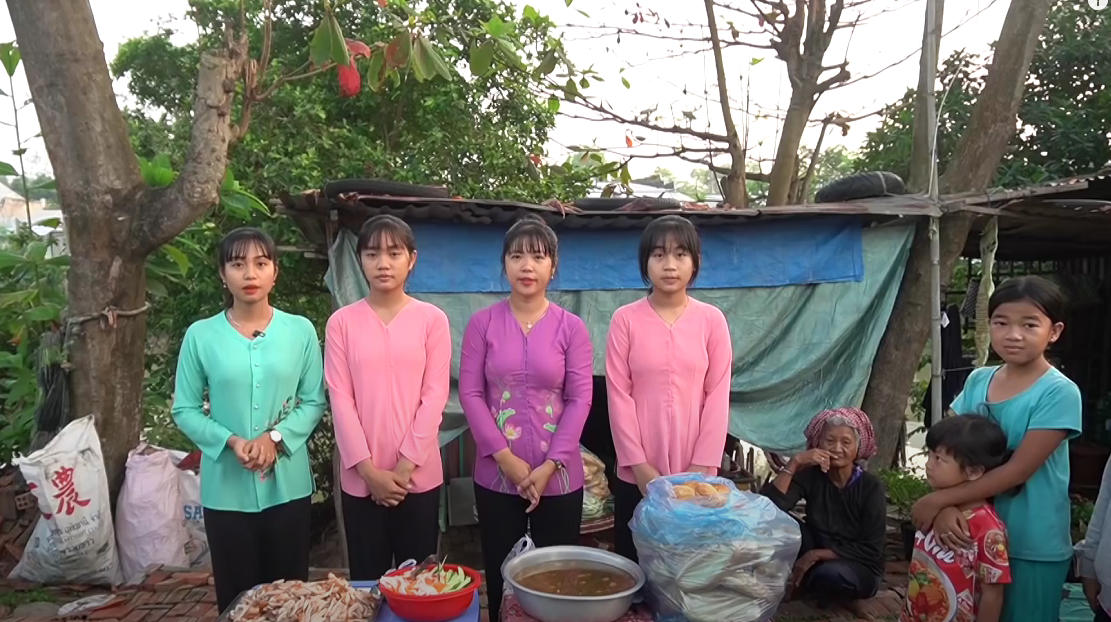
#> input picture multi03.png, 1111 x 622 px
$ python face_detection.py
#> lines starting #> are read from the running program, lines starting #| are printed output that depends on the picture; after the words box and inside, x2 and y2 are one past the last pixel; in counts of white or black regions, pixels touching at a corner belong together
# https://opencv.org/
# https://www.youtube.com/watch?v=R7B8sSByZGQ

import cv2

trained_face_data = cv2.CascadeClassifier('haarcascade_frontalface_default.xml')

def show(img):
    cv2.imshow('Detector', img)
    cv2.waitKey()

pix = 'phong_beo.jpg'
pix = 'lincoln.jpeg'
pix = 'marilyn.jpeg'
pix = 'girl16.jpeg'
# [8 lines of commented-out code are left out]
pix = 'qazi_aaron3.png'
pix = 'multi03.png'
#pix = 'phong_beo.jpg'


img = cv2.imread(pix)
#> img is the input picture: shape (622, 1111, 3); mean B, G, R 105.3, 109.3, 114.4
show(img)

# make it gray
grayscaled_img = cv2.cvtColor(img, cv2.COLOR_BGR2GRAY)
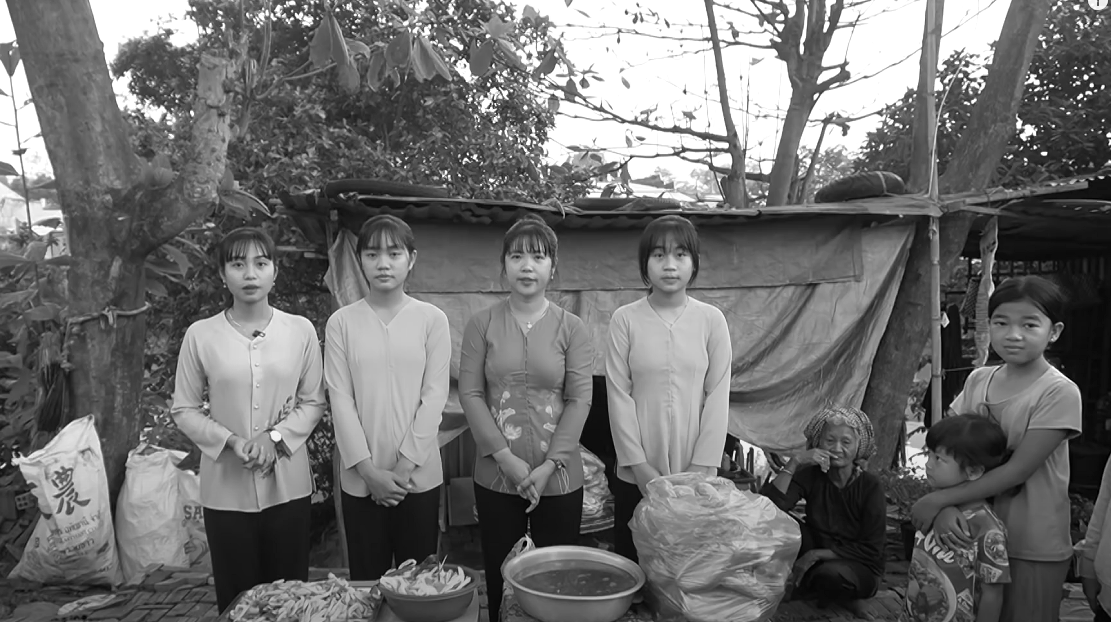
#> grayscaled_img: shape (622, 1111); min 0, max 255, mean 110.4
show(grayscaled_img)

# detect faces
face_coordinates = trained_face_data.detectMultiScale(grayscaled_img)
#> face_coordinates = [[819, 427, 39, 39], [899, 443, 34, 34], [639, 232, 62, 62], [353, 230, 61, 61], [497, 234, 61, 61], [217, 238, 66, 66], [983, 301, 63, 63], [776, 85, 100, 100]]
# box coordinates that contains the face
print(face_coordinates)
#| [[819 427  39  39]
#|  [899 443  34  34]
#|  [639 232  62  62]
#|  [353 230  61  61]
#|  [497 234  61  61]
#|  [217 238  66  66]
#|  [983 301  63  63]
#|  [776  85 100 100]]

#cv2.rectangle(img, (155, 158), (124, 124),(0,255,0),2)
for (x,y,w,h) in face_coordinates:
    cv2.rectangle(img, (x,y), (x+w, y+h), (0,255,0),2)
#> this loop made 8 passes
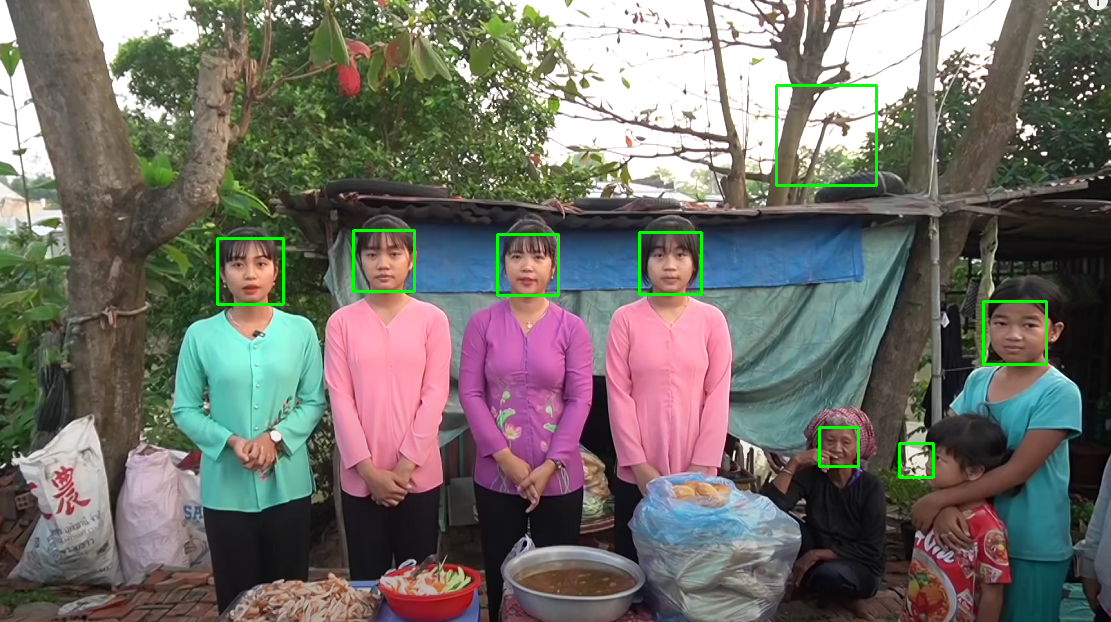
#> img: shape (622, 1111, 3); 0.84% of pixels changed, all inside (x1, y1, x2, y2) = (216, 84, 1048, 479)
#cv2.rectangle(img, face_coordinates, (0,255,0),2)
show(img)
print('Code completed')

$ run again, with kahlo.jpeg saved as multi03.png
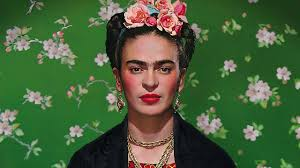
#> input picture kahlo.jpeg, 300 x 168 px
#> img is the input picture: shape (168, 300, 3); mean B, G, R 58.1, 96.2, 71.9
#> `grayscaled_img = cv2.cvtColor(img, cv2.COLOR_BGR2GRAY)`:
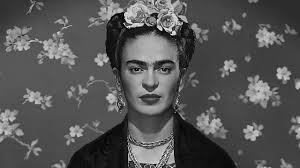
#> grayscaled_img: shape (168, 300); min 1, max 249, mean 84.6
#> face_coordinates = [[113, 39, 74, 74]]
#| [[113  39  74  74]]
#> the loop `for (x,y,w,h) in face_coordinates:` made 1 pass
#> after the loop `for (x,y,w,h) in face_coordinates:`:
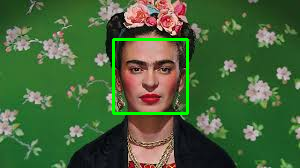
#> img: shape (168, 300, 3); 1.75% of pixels changed, all inside (x1, y1, x2, y2) = (112, 38, 189, 115)

$ run again, with trump.jpeg saved as multi03.png
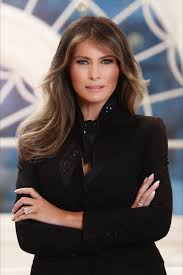
#> input picture trump.jpeg, 183 x 275 px
#> img is the input picture: shape (275, 183, 3); mean B, G, R 90.8, 91.8, 101.3
#> `grayscaled_img = cv2.cvtColor(img, cv2.COLOR_BGR2GRAY)`:
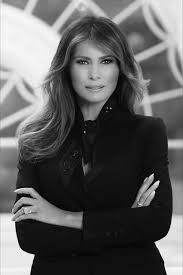
#> grayscaled_img: shape (275, 183); min 0, max 254, mean 94.6
#> face_coordinates = [[65, 41, 58, 58]]
#| [[65 41 58 58]]
#> the loop `for (x,y,w,h) in face_coordinates:` made 1 pass
#> after the loop `for (x,y,w,h) in face_coordinates:`:
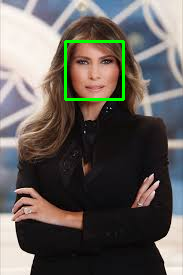
#> img: shape (275, 183, 3); 1.38% of pixels changed, all inside (x1, y1, x2, y2) = (64, 40, 125, 101)
